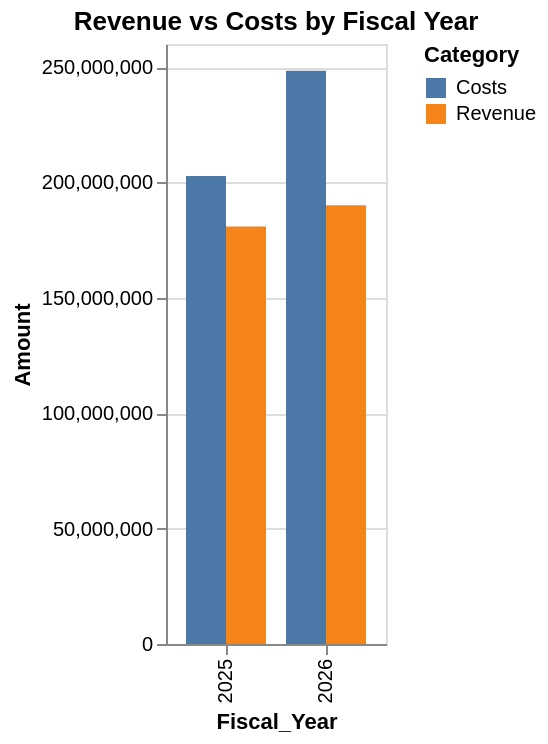

The code cell stored with this chart in its notebook:
### Code cell
alt.Chart(financial_long).mark_bar().encode(
    x="Fiscal_Year:O",
    y="Amount:Q",
    color="Category:N",
    xOffset="Category:N",
    tooltip=["Fiscal_Year", "Category", "Amount"]
).properties(
    title="Revenue vs Costs by Fiscal Year"
)

### Figure 1 — Vega-Lite specification as saved in the notebook (floating-point values rounded to 4 significant figures)
{"config": {"view": {"continuousWidth": 300, "continuousHeight": 300}}, "data": {"name": "data-7ecc47ae7b97774c5ac276b6312570ed"}, "mark": {"type": "bar"}, "encoding": {"color": {"field": "Category", "type": "nominal"}, "tooltip": [{"field": "Fiscal_Year", "type": "quantitative"}, {"field": "Category", "type": "nominal"}, {"field": "Amount", "type": "quantitative"}], "x": {"field": "Fiscal_Year", "type": "ordinal"}, "xOffset": {"field": "Category", "type": "nominal"}, "y": {"field": "Amount", "type": "quantitative"}}, "title": "Revenue vs Costs by Fiscal Year", "$schema": "https://vega.github.io/schema/vega-lite/v6.4.1.json", "datasets": {"data-7ecc47ae7b97774c5ac276b6312570ed": [{"Fiscal_Year": 2025, "Category": "Revenue", "Amount": 180900000.0}, {"Fiscal_Year": 2026, "Category": "Revenue", "Amount": 190200000.0}, {"Fiscal_Year": 2025, "Category": "Costs", "Amount": 202800000.0}, {"Fiscal_Year": 2026, "Category": "Costs", "Amount": 248400000.0}]}}
